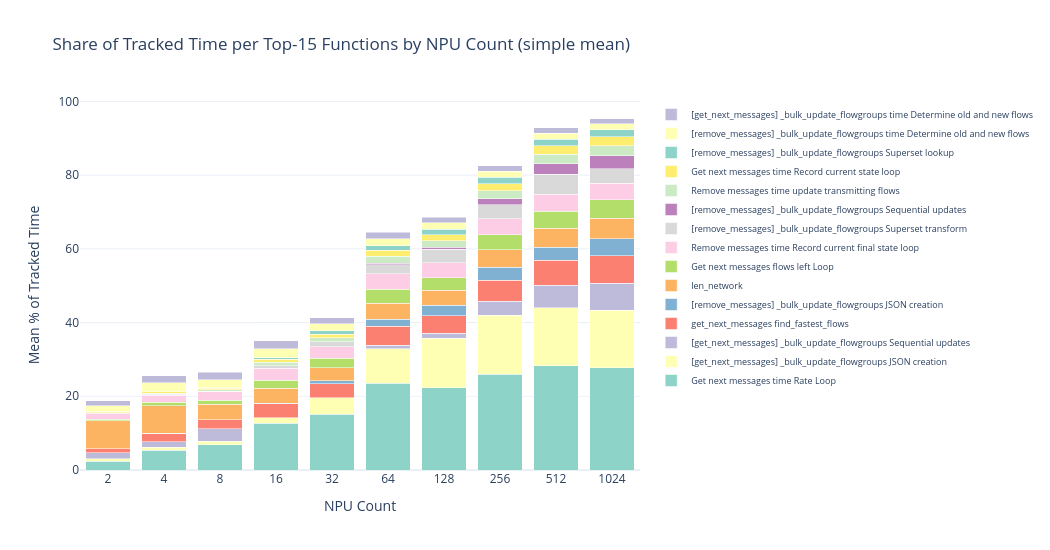
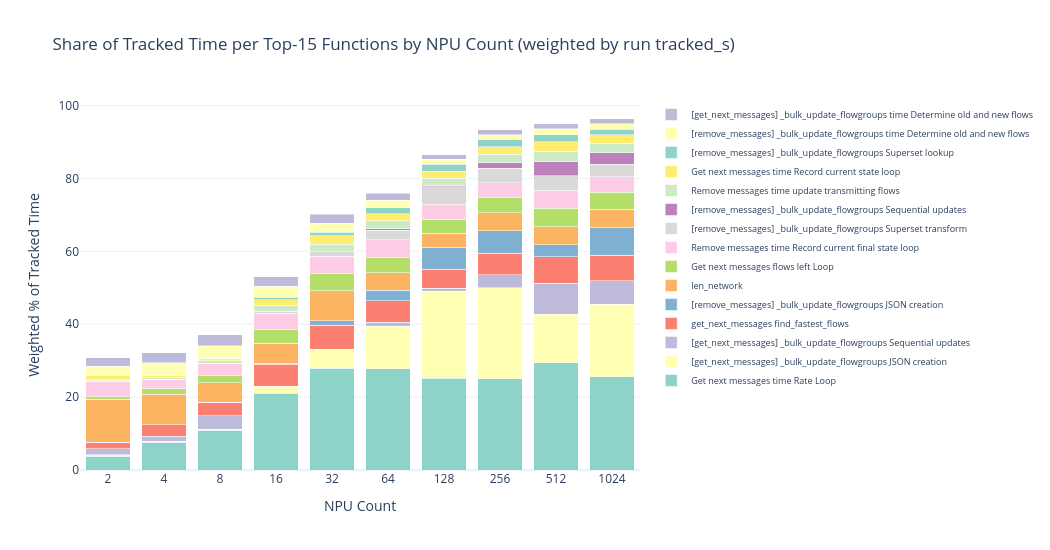

Source (notebook cell) for these figures, in order:
### Code cell
# --- Stacked bar: % of tracked time per function, grouped by NPU count ---
# Two versions: simple mean, and time-weighted mean (weighted by tracked_s of each run)

# Pick top 15 sections by total time
top15_names = top_sections['section'].head(15).tolist()

# Merge tracked_s from df into et_noinit for weighting
et_with_weight = et_noinit[et_noinit['section'].isin(top15_names)].merge(
    df[['workload', 'npu_count', 'run', 'tracked_s']], on=['workload', 'npu_count', 'run']
)

# --- Simple mean (original) ---
pct_by_npu = (
    et_with_weight
    .groupby(['npu_count', 'section'], as_index=False)['pct']
    .mean()
)

fig1 = go.Figure()
colors = px.colors.qualitative.Set3[:len(top15_names)]
for i, sec in enumerate(top15_names):
    sdf = pct_by_npu[pct_by_npu['section'] == sec].sort_values('npu_count')
    fig1.add_trace(go.Bar(
        x=sdf['npu_count'].astype(str), y=sdf['pct'],
        name=sec, marker_color=colors[i % len(colors)],
    ))

fig1.update_layout(
    barmode='stack',
    title='Share of Tracked Time per Top-15 Functions by NPU Count (simple mean)',
    xaxis_title='NPU Count', yaxis_title='Mean % of Tracked Time',
    template='plotly_white', font=dict(size=12),
    height=550, width=1050,
    legend=dict(font=dict(size=9)),
)
fig1.show()

# --- Time-weighted mean: weight each run's pct by its tracked_s ---
def weighted_mean(group):
    w = group['tracked_s']
    total_w = w.sum()
    if total_w == 0:
        return group['pct'].mean()
    return (group['pct'] * w).sum() / total_w

pct_by_npu_weighted = (
    et_with_weight
    .groupby(['npu_count', 'section'])
    .apply(weighted_mean, include_groups=False)
    .reset_index(name='pct_weighted')
)

fig2 = go.Figure()
for i, sec in enumerate(top15_names):
    sdf = pct_by_npu_weighted[pct_by_npu_weighted['section'] == sec].sort_values('npu_count')
    fig2.add_trace(go.Bar(
        x=sdf['npu_count'].astype(str), y=sdf['pct_weighted'],
        name=sec, marker_color=colors[i % len(colors)],
    ))

fig2.update_layout(
    barmode='stack',
    title='Share of Tracked Time per Top-15 Functions by NPU Count (weighted by run tracked_s)',
    xaxis_title='NPU Count', yaxis_title='Weighted % of Tracked Time',
    template='plotly_white', font=dict(size=12),
    height=550, width=1050,
    legend=dict(font=dict(size=9)),
)
fig2.show()

### Figure 1 — Plotly figure (JSON) as saved in the notebook; plotly's stock layout.template omitted (floating-point values rounded to 4 significant figures)
{"data": [{"marker": {"color": "rgb(141,211,199)"}, "name": "Get next messages time Rate Loop", "type": "bar", "x": ["2", "4", "8", "16", "32", "64", "128", "256", "512", "1024"], "y": [2.313, 5.41, 6.884, 12.68, 15.07, 23.53, 22.32, 25.92, 28.34, 27.81]}, {"marker": {"color": "rgb(255,255,179)"}, "name": "[get_next_messages] _bulk_update_flowgroups JSON creation", "type": "bar", "x": ["2", "4", "8", "16", "32", "64", "128", "256", "512", "1024"], "y": [0.8007, 0.7809, 0.9016, 1.557, 4.501, 9.382, 13.43, 16.03, 15.75, 15.6]}, {"marker": {"color": "rgb(190,186,218)"}, "name": "[get_next_messages] _bulk_update_flowgroups Sequential updates", "type": "bar", "x": ["2", "4", "8", "32", "64", "128", "256", "512", "1024"], "y": [1.634, 1.503, 3.468, 0.0336, 0.8996, 1.36, 3.826, 5.993, 7.33]}, {"marker": {"color": "rgb(251,128,114)"}, "name": "get_next_messages find_fastest_flows", "type": "bar", "x": ["2", "4", "8", "16", "32", "64", "128", "256", "512", "1024"], "y": [1.051, 2.266, 2.319, 3.796, 3.852, 5.225, 4.779, 5.776, 6.772, 7.377]}, {"marker": {"color": "rgb(128,177,211)"}, "name": "[remove_messages] _bulk_update_flowgroups JSON creation", "type": "bar", "x": ["2", "4", "8", "16", "32", "64", "128", "256", "512", "1024"], "y": [0.03026, 0.01517, 0.008848, 0.07222, 0.7117, 1.928, 2.804, 3.496, 3.525, 4.693]}, {"marker": {"color": "rgb(253,180,98)"}, "name": "len_network", "type": "bar", "x": ["2", "4", "8", "16", "32", "64", "128", "256", "512", "1024"], "y": [7.57, 7.469, 4.217, 4.025, 3.557, 4.28, 4.063, 4.666, 5.176, 5.555]}, {"marker": {"color": "rgb(179,222,105)"}, "name": "Get next messages flows left Loop", "type": "bar", "x": ["2", "4", "8", "16", "32", "64", "128", "256", "512", "1024"], "y": [0.4169, 1.003, 1.191, 2.23, 2.575, 3.765, 3.461, 4.105, 4.717, 4.966]}, {"marker": {"color": "rgb(252,205,229)"}, "name": "Remove messages time Record current final state loop", "type": "bar", "x": ["2", "4", "8", "16", "32", "64", "128", "256", "512", "1024"], "y": [1.384, 1.86, 2.182, 3.259, 3.106, 4.216, 3.964, 4.36, 4.595, 4.461]}, {"marker": {"color": "rgb(217,217,217)"}, "name": "[remove_messages] _bulk_update_flowgroups Superset transform", "type": "bar", "x": ["2", "4", "8", "16", "32", "64", "128", "256", "512", "1024"], "y": [0.04874, 0.1123, 0.2154, 0.6805, 1.405, 2.468, 3.765, 3.756, 5.375, 4.0]}, {"marker": {"color": "rgb(188,128,189)"}, "name": "[remove_messages] _bulk_update_flowgroups Sequential updates", "type": "bar", "x": ["2", "4", "8", "64", "128", "256", "512", "1024"], "y": [0.1166, 0.08295, 0.04, 0.4203, 0.5308, 1.686, 2.89, 3.523]}, {"marker": {"color": "rgb(204,235,197)"}, "name": "Remove messages time update transmitting flows", "type": "bar", "x": ["2", "4", "8", "16", "32", "64", "128", "256", "512", "1024"], "y": [0.1774, 0.3671, 0.3775, 0.9293, 1.082, 1.819, 1.741, 2.184, 2.562, 2.68]}, {"marker": {"color": "rgb(255,237,111)"}, "name": "Get next messages time Record current state loop", "type": "bar", "x": ["2", "4", "8", "16", "32", "64", "128", "256", "512", "1024"], "y": [0.3211, 0.3822, 0.4027, 0.8009, 1.003, 1.699, 1.58, 1.94, 2.325, 2.411]}, {"marker": {"color": "rgb(141,211,199)"}, "name": "[remove_messages] _bulk_update_flowgroups Superset lookup", "type": "bar", "x": ["2", "4", "8", "16", "32", "64", "128", "256", "512", "1024"], "y": [0.01088, 0.02466, 0.06207, 0.4552, 0.8555, 1.186, 1.565, 1.682, 1.789, 1.859]}, {"marker": {"color": "rgb(255,255,179)"}, "name": "[remove_messages] _bulk_update_flowgroups time Determine old and new flows", "type": "bar", "x": ["2", "4", "8", "16", "32", "64", "128", "256", "512", "1024"], "y": [1.514, 2.357, 2.276, 2.479, 1.917, 1.971, 1.735, 1.661, 1.593, 1.665]}, {"marker": {"color": "rgb(190,186,218)"}, "name": "[get_next_messages] _bulk_update_flowgroups time Determine old and new flows", "type": "bar", "x": ["2", "4", "8", "16", "32", "64", "128", "256", "512", "1024"], "y": [1.337, 1.975, 1.963, 2.148, 1.63, 1.776, 1.503, 1.438, 1.444, 1.448]}], "layout": {"barmode": "stack", "font": {"size": 12}, "height": 550, "legend": {"font": {"size": 9}}, "title": {"text": "Share of Tracked Time per Top-15 Functions by NPU Count (simple mean)"}, "width": 1050, "xaxis": {"title": {"text": "NPU Count"}}, "yaxis": {"title": {"text": "Mean % of Tracked Time"}}}}

### Figure 2 — Plotly figure (JSON) as saved in the notebook; plotly's stock layout.template omitted (floating-point values rounded to 4 significant figures)
{"data": [{"marker": {"color": "rgb(141,211,199)"}, "name": "Get next messages time Rate Loop", "type": "bar", "x": ["2", "4", "8", "16", "32", "64", "128", "256", "512", "1024"], "y": [3.787, 7.577, 10.94, 21.11, 27.88, 27.82, 25.21, 25.1, 29.46, 25.54]}, {"marker": {"color": "rgb(255,255,179)"}, "name": "[get_next_messages] _bulk_update_flowgroups JSON creation", "type": "bar", "x": ["2", "4", "8", "16", "32", "64", "128", "256", "512", "1024"], "y": [0.3884, 0.341, 0.2331, 1.873, 5.281, 11.61, 23.83, 24.97, 13.34, 19.94]}, {"marker": {"color": "rgb(190,186,218)"}, "name": "[get_next_messages] _bulk_update_flowgroups Sequential updates", "type": "bar", "x": ["2", "4", "8", "32", "64", "128", "256", "512", "1024"], "y": [1.627, 1.292, 3.667, 0.03352, 1.063, 0.7828, 3.561, 8.425, 6.43]}, {"marker": {"color": "rgb(251,128,114)"}, "name": "get_next_messages find_fastest_flows", "type": "bar", "x": ["2", "4", "8", "16", "32", "64", "128", "256", "512", "1024"], "y": [1.737, 3.192, 3.808, 6.086, 6.532, 5.962, 5.246, 5.812, 7.361, 7.086]}, {"marker": {"color": "rgb(128,177,211)"}, "name": "[remove_messages] _bulk_update_flowgroups JSON creation", "type": "bar", "x": ["2", "4", "8", "16", "32", "64", "128", "256", "512", "1024"], "y": [0.01772, 0.007699, 0.002275, 0.2279, 1.199, 2.892, 6.102, 6.263, 3.227, 7.478]}, {"marker": {"color": "rgb(253,180,98)"}, "name": "len_network", "type": "bar", "x": ["2", "4", "8", "16", "32", "64", "128", "256", "512", "1024"], "y": [11.92, 8.446, 5.254, 5.445, 8.295, 4.772, 3.819, 4.961, 4.908, 5.116]}, {"marker": {"color": "rgb(179,222,105)"}, "name": "Get next messages flows left Loop", "type": "bar", "x": ["2", "4", "8", "16", "32", "64", "128", "256", "512", "1024"], "y": [0.6933, 1.404, 1.93, 3.738, 4.692, 4.291, 3.812, 4.077, 5.067, 4.711]}, {"marker": {"color": "rgb(252,205,229)"}, "name": "Remove messages time Record current final state loop", "type": "bar", "x": ["2", "4", "8", "16", "32", "64", "128", "256", "512", "1024"], "y": [4.191, 2.565, 3.402, 4.551, 4.792, 4.781, 4.096, 4.144, 4.962, 4.146]}, {"marker": {"color": "rgb(217,217,217)"}, "name": "[remove_messages] _bulk_update_flowgroups Superset transform", "type": "bar", "x": ["2", "4", "8", "16", "32", "64", "128", "256", "512", "1024"], "y": [0.04813, 0.05549, 0.07855, 0.5751, 1.156, 2.572, 4.798, 3.949, 3.946, 3.408]}, {"marker": {"color": "rgb(188,128,189)"}, "name": "[remove_messages] _bulk_update_flowgroups Sequential updates", "type": "bar", "x": ["2", "4", "8", "64", "128", "256", "512", "1024"], "y": [0.1178, 0.07085, 0.04081, 0.4484, 0.2971, 1.537, 3.945, 3.278]}, {"marker": {"color": "rgb(204,235,197)"}, "name": "Remove messages time update transmitting flows", "type": "bar", "x": ["2", "4", "8", "16", "32", "64", "128", "256", "512", "1024"], "y": [0.2931, 0.5153, 0.6854, 1.676, 2.125, 2.165, 2.069, 2.32, 2.829, 2.547]}, {"marker": {"color": "rgb(255,237,111)"}, "name": "Get next messages time Record current state loop", "type": "bar", "x": ["2", "4", "8", "16", "32", "64", "128", "256", "512", "1024"], "y": [1.107, 0.548, 0.6438, 1.457, 2.264, 1.994, 1.884, 2.01, 2.636, 2.337]}, {"marker": {"color": "rgb(141,211,199)"}, "name": "[remove_messages] _bulk_update_flowgroups Superset lookup", "type": "bar", "x": ["2", "4", "8", "16", "32", "64", "128", "256", "512", "1024"], "y": [0.004534, 0.01162, 0.02304, 0.7389, 0.9757, 1.62, 1.962, 1.904, 1.931, 1.517]}, {"marker": {"color": "rgb(255,255,179)"}, "name": "[remove_messages] _bulk_update_flowgroups time Determine old and new flows", "type": "bar", "x": ["2", "4", "8", "16", "32", "64", "128", "256", "512", "1024"], "y": [2.59, 3.391, 3.451, 2.911, 2.556, 2.102, 1.399, 1.48, 1.589, 1.554]}, {"marker": {"color": "rgb(190,186,218)"}, "name": "[get_next_messages] _bulk_update_flowgroups time Determine old and new flows", "type": "bar", "x": ["2", "4", "8", "16", "32", "64", "128", "256", "512", "1024"], "y": [2.269, 2.712, 2.968, 2.65, 2.377, 1.908, 1.277, 1.287, 1.471, 1.384]}], "layout": {"barmode": "stack", "font": {"size": 12}, "height": 550, "legend": {"font": {"size": 9}}, "title": {"text": "Share of Tracked Time per Top-15 Functions by NPU Count (weighted by run tracked_s)"}, "width": 1050, "xaxis": {"title": {"text": "NPU Count"}}, "yaxis": {"title": {"text": "Weighted % of Tracked Time"}}}}
